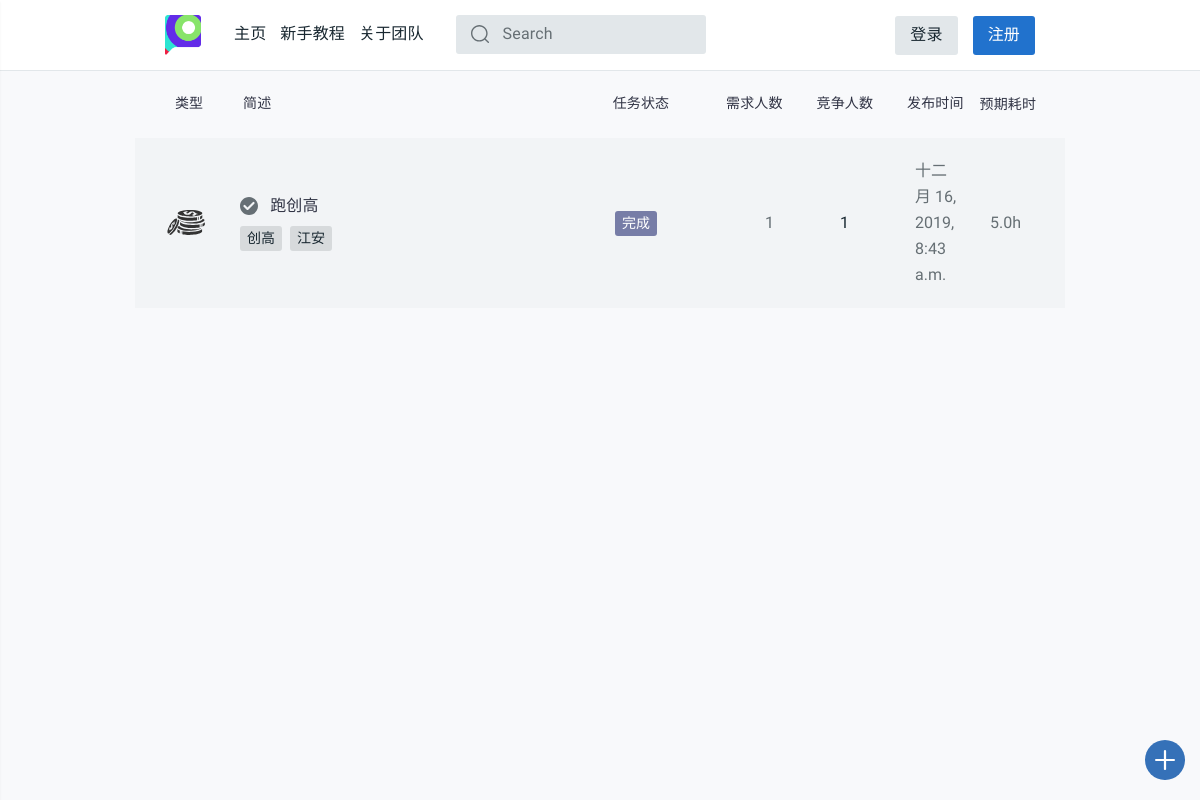
/, run on an earlier commit of the app's database.
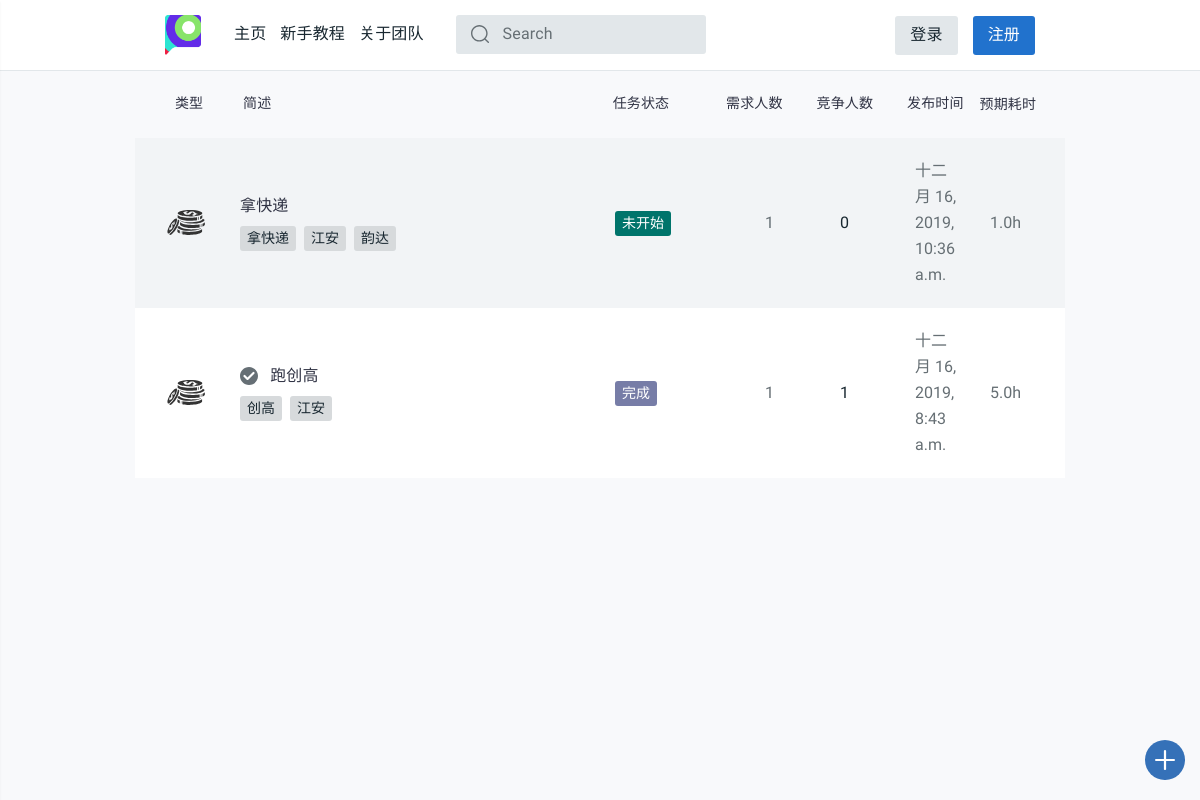
And on a later commit of the database.
### task_platform/models.py (models this page shows, shortened)
class Task(models.Model):
    state = (('未开始', 'waitting'), ('进行中', 'processing'), ('中止', 'abort'),
             ('撤销', 'revoke'), ('超时', 'timeout'), ('完成', 'completed'))
    publisher = models.CharField(max_length=128)
    pub_time = models.DateTimeField(auto_now_add=True)
    begin_time = models.DateTimeField(null=True, blank=True)
    end_time = models.DateTimeField(null=True, blank=True)
    people_needed = models.IntegerField(default=1)
    people_now = models.IntegerField(default=0)
    expected_time_consuming = models.DecimalField(
        max_digits=12, decimal_places=1, default=0.0)
    task_description = models.CharField(max_length=50, default="None")
    task_detail = RichTextUploadingField(default='None')
    task_state = models.CharField(max_length=32, choices=state, default='未开始')
    task_class = models.CharField(max_length=48, default='赏金模式')
    class Meta:
        ordering = ['pub_time']
        verbose_name = '任务'
        verbose_name_plural = '任务'

class Task_tags(models.Model):
    sig_tag = models.CharField(max_length=20, default="None")
    task_id = models.IntegerField(default="0")
    def __str__(self):
        return self.sig_tag
    class Meta:
        verbose_name = "任务标签"
        verbose_name_plural = "任务标签"

### task_platform/views.py (the view, shortened to what this page needs)
# urls.py: path('', views.index, name='index'),
def index(request):
    username = request.session.get('user_name', None)
    tag_list = []
    notice_room = '/login/'
    notice_num = 0
    finder = {
        '未开始': '9', '进行中': '2',
        '中止': '3', '撤销': '3',
        '超时': '3', '完成': '4'
    }
    latest_task_list = Task.objects.order_by('-pub_time')
    for task in latest_task_list:
        color = 'tt-color0{} tt-badge'.format(finder[task.task_state])
        tag_list.append(
            (task, color,
             Task_tags.objects.filter(task_id=task.id).order_by('sig_tag')))
    return render(request, 'task_platform/index.html', locals())

### task_platform/templates/task_platform/index.html (shortened to what this page needs)
{% extends 'task_platform/base.html' %}
{% load staticfiles %}
{% block content %}
<main id="tt-pageContent" class="tt-offset-small">
  <div class="container">
    <div class="tt-topic-list">
      <div class="tt-list-header" style="background-color:#f8f9fb">
        <div class="tt-col-value" style="width: 17%;"><center>类型</center></div>
        <div class="tt-col-category" style="width: 90%">简述</div>
        <div class="tt-col-category" style="width: 30%;padding-left:5.5%">任务状态</div>
        <div class="tt-col-value hide-mobile" style="width: 20%;padding-left:2%">需求人数</div>
        <div class="tt-col-value hide-mobile" style="width: 20%;padding-left:2%">竞争人数</div>
        <div class="tt-col-value hide-mobile" style="width: 20%;padding-left:2%">发布时间</div>
        <div class="tt-col-value" style="width: 20%;padding:0%">预期耗时</div>
      </div>
      {% if tag_list %}
      {% for task, color, tags in tag_list %}
      <div class="tt-item" style="">
        <div class="tt-col-avatar">
          {% if task.task_class == "赏金模式" %}
          <svg class="tt-icon">
            <use xlink:href="#bounty"></use>
          </svg>
          {% else %}
          <svg class="tt-icon">
            <use xlink:href="#hunter"></use>
          </svg>
          {% endif %}
        </div>
        <div class="tt-col-description">
          <h6 class="tt-title"><a href="{% url 'detail' task.id %}" name="taskdesc">
              {% if task.task_state == "完成" %}
                <svg class="tt-icon">
                  <use xlink:href="#icon-verified"></use>
                </svg>
              {% elif task.task_state == "中止" or task.task_state == "撤销" or task.task_state == "超时" %}
                <svg class="tt-icon">
                  <use xlink:href="#icon-locked"></use>
                </svg>
              {% endif %}
              {{ task.task_description }}
                        </a></h6>
          <div class="row align-items-center no-gutters">
            <div class="col-11">
              <ul class="tt-list-badge">
                {% for tag in tags %}
                <li><a><span class="tt-badge">{{ tag }}</span></a></li>
                {% endfor%}
              </ul>
            </div>
            </div>
          </div>
          <div class="tt-col-category"><span class="{{ color }}">{{ task.task_state }}</span></div>
          <div class="tt-col-value hide-mobile">{{ task.people_needed }}</div>
          <div class="tt-col-value tt-color-select hide-mobile">{{ task.people_now }}</div>
          <div class="tt-col-value hide-mobile">{{ task.pub_time }}</div>
          <div class="tt-col-value hide-mobile"> {{ task.expected_time_consuming }}h </div>
          </div>
          {% endfor %}
                {% endif %}
              </div>
            </div>
</main>
{% endblock %}

### task_platform/templates/task_platform/base.html (shortened to what this page needs)
{% load staticfiles %}
<html>
<body>
  <head>
    {% block css %}
    <link rel="stylesheet" href="{% static 'css/style.css' %}">
    <link href="{% static 'css/detail.css' %}" rel="stylesheet">
    {% endblock %}
  </head>
  <header id="tt-header">
    <div class="container">
      <div class="row tt-row no-gutters">
        <div class="col-auto">
          <div class="tt-logo">
            <a href="/"><img src="{% static 'images/logo.png' %}" alt=""></a>
          </div>
          <div class="tt-desktop-menu">
            <nav>
              <ul>
                <li><a href="/"><span>主页</span></a></li>
                <li><a href="/guide/"><span>新手教程</span></a></li>
                <li><a href="/about/"><span>关于团队</span></a></li>
              </ul>
            </nav>
          </div>
          <div class="tt-search" style="margin-top:15px;">
            <form class="search-wrapper"style="margin-block-end: 1em;">
              <div class="search-form">
                <input type="text" class="tt-search__input" placeholder="Search" id="thesearch">
                <a href="/">
                <button class="tt-search__btn" type="submit"style="position: absolute;top: 50%;transform: translateY(-50%);">
                  <svg class="tt-icon">
                    <use xlink:href="#icon-search"></use>
                  </svg>
                </button>
                </a>
              </div>
            </form>
          </div>
        </div>
        {% if request.session.is_login %}
        <div class="col-auto ml-auto">
          <div class="tt-user-info d-flex ">
            <center>
              <div style="margin:7px -25px  ">
                <a href="#" class="tt-btn-icon" id="js-settings-btn">
                  <i class="tt-icon"><svg>
                      <use xlink:href="#icon-settings_fill"></use>
                    </svg></i>
                </a>
              </div>
            </center>
            <center>
              <a href="{{ notice_room }}" class="tt-btn-icon" style="margin:7px;padding-right:0px;">
                <i class="tt-icon"><svg>
                    <use xlink:href="#icon-notification"></use>
                  </svg></i>
                <div style="margin:0 0 15 0px;">
                {% if notice_num %}
                  <div href="#" class="btn btn-secondary" style="min-width: 16px;
                    height: 16px;
                    padding: 0 3px;
                    border-radius: 8px;
                    line-height: 16px;
                    font-size: 12px;
                    text-align: center;
                    color: #fff;
                    /* left: 20px; */
                    z-index: 30;
                    background-color: #FA5A57;">{{ notice_num }}</div>
                {% endif %}
                </div>
              </a>
            </center>
            <div class="tt-account-btn">
              <a href="/profile/" class="btn btn-primary">{{ request.session.user_name }}</a>
                <a href="/logout/" class="btn btn-secondary">登出</a>
            </div>
          </div>
        </div>
        {% else %}
        <div class="col-auto ml-auto">
          <div class="tt-account-btn">
            <a href="login/" class="btn btn-primary">登录</a>
            <a href="/register/" class="btn btn-secondary">注册</a>
          </div>
        </div>
        {% endif %}
      </div>
    </div>
      <a href="/create-task" class="tt-btn-create-topic">
        <span class="tt-icon">
          <svg>
            <use xlink:href="#icon-create_new"></use>
          </svg>
        </span>
      </a>
  </header>
  {% block content %} {% endblock %}
</body>
</html>

What changed in the data, as far as the page shows it:
added Task: task_class "赏金模式" (drawn), task_description "拿快递", task_state "未开始", people_needed "1", people_now "0", pub_time "十二月 16, 2019, 10:36 a.m.", expected_time_consuming "1.0"
added Task_tags: sig_tag "拿快递"
added Task_tags: sig_tag "江安", shown under "拿快递"
added Task_tags: sig_tag "韵达", shown under "拿快递"
